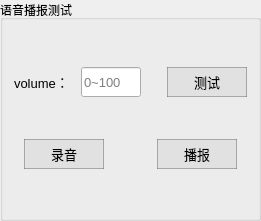
       <widget class="QGroupBox" name="groupBox_36">
        <property name="geometry">
         <rect>
          <x>1250</x>
          <y>240</y>
          <width>261</width>
          <height>221</height>
         </rect>
        </property>
        <property name="title">
         <string>语音播报测试</string>
        </property>
        <layout class="QGridLayout" name="gridLayout_35">
         <item row="2" column="1">
          <layout class="QHBoxLayout" name="horizontalLayout_173">
           <property name="leftMargin">
            <number>10</number>
           </property>
           <property name="rightMargin">
            <number>10</number>
           </property>
           <item>
            <layout class="QHBoxLayout" name="horizontalLayout_174">
             <item>
              <widget class="QPushButton" name="button_record_Entry">
               <property name="minimumSize">
                <size>
                 <width>80</width>
                 <height>30</height>
                </size>
               </property>
               <property name="font">
                <font>
                 <pointsize>10</pointsize>
                </font>
               </property>
               <property name="styleSheet">
                <string notr="true">QPushButton{
	border-style:solid;
	border-width:1px;
	color: rgb(0, 0, 0);
	background-color: rgba(225, 225, 225);
	border-color:rgba(100, 100, 100, 120);
}

QPushButton:hover{
	color:rgba(0,0,0,200);
	background-color:rgb(240, 248, 248);
	border-color: rgb(0, 150, 250);
}

QPushButton:pressed{
	border-style:inset;
	color:rgba(0,0,0,150);
	background-color: rgba(225, 225, 225);
	border-color: rgba(0, 163, 245);
}</string>
               </property>
               <property name="text">
                <string>录音</string>
               </property>
              </widget>
             </item>
            </layout>
           </item>
           <item>
            <spacer name="horizontalSpacer_103">
             <property name="orientation">
              <enum>Qt::Horizontal</enum>
             </property>
             <property name="sizeHint" stdset="0">
              <size>
               <width>40</width>
               <height>20</height>
              </size>
             </property>
            </spacer>
           </item>
           <item>
            <layout class="QHBoxLayout" name="horizontalLayout_175">
             <item>
              <widget class="QPushButton" name="button_playRecord_Entry">
               <property name="minimumSize">
                <size>
                 <width>80</width>
                 <height>30</height>
                </size>
               </property>
               <property name="font">
                <font>
                 <pointsize>10</pointsize>
                </font>
               </property>
               <property name="styleSheet">
                <string notr="true">QPushButton{
	border-style:solid;
	border-width:1px;
	color: rgb(0, 0, 0);
	background-color: rgba(225, 225, 225);
	border-color:rgba(100, 100, 100, 120);
}

QPushButton:hover{
	color:rgba(0,0,0,200);
	background-color:rgb(240, 248, 248);
	border-color: rgb(0, 150, 250);
}

QPushButton:pressed{
	border-style:inset;
	color:rgba(0,0,0,150);
	background-color: rgba(225, 225, 225);
	border-color: rgba(0, 163, 245);
}</string>
               </property>
               <property name="text">
                <string>播报</string>
               </property>
              </widget>
             </item>
            </layout>
           </item>
          </layout>
         </item>
         <item row="1" column="1">
          <layout class="QHBoxLayout" name="horizontalLayout_176">
           <item>
            <layout class="QHBoxLayout" name="horizontalLayout_177">
             <property name="rightMargin">
              <number>20</number>
             </property>
             <item>
              <widget class="QLabel" name="label_audioVolume_Entry">
               <property name="minimumSize">
                <size>
                 <width>0</width>
                 <height>30</height>
                </size>
               </property>
               <property name="font">
                <font>
                 <pointsize>10</pointsize>
                </font>
               </property>
               <property name="text">
                <string>volume：</string>
               </property>
              </widget>
             </item>
             <item>
              <widget class="QLineEdit" name="lineEdit_audioVolume_Entry">
               <property name="minimumSize">
                <size>
                 <width>50</width>
                 <height>30</height>
                </size>
               </property>
               <property name="maximumSize">
                <size>
                 <width>60</width>
                 <height>16777215</height>
                </size>
               </property>
               <property name="font">
                <font>
                 <pointsize>10</pointsize>
                </font>
               </property>
               <property name="text">
                <string/>
               </property>
               <property name="placeholderText">
                <string>0~100</string>
               </property>
              </widget>
             </item>
            </layout>
           </item>
           <item>
            <layout class="QHBoxLayout" name="horizontalLayout_178">
             <item>
              <widget class="QPushButton" name="button_audioTest_Entry">
               <property name="minimumSize">
                <size>
                 <width>80</width>
                 <height>30</height>
                </size>
               </property>
               <property name="font">
                <font>
                 <pointsize>10</pointsize>
                </font>
               </property>
               <property name="styleSheet">
                <string notr="true">QPushButton{
	border-style:solid;
	border-width:1px;
	color: rgb(0, 0, 0);
	background-color: rgba(225, 225, 225);
	border-color:rgba(100, 100, 100, 120);
}

QPushButton:hover{
	color:rgba(0,0,0,200);
	background-color:rgb(240, 248, 248);
	border-color: rgb(0, 150, 250);
}

QPushButton:pressed{
	border-style:inset;
	color:rgba(0,0,0,150);
	background-color: rgba(225, 225, 225);
	border-color: rgba(0, 163, 245);
}</string>
               </property>
               <property name="text">
                <string>测试</string>
               </property>
              </widget>
             </item>
            </layout>
           </item>
          </layout>
         </item>
        </layout>
       </widget>
